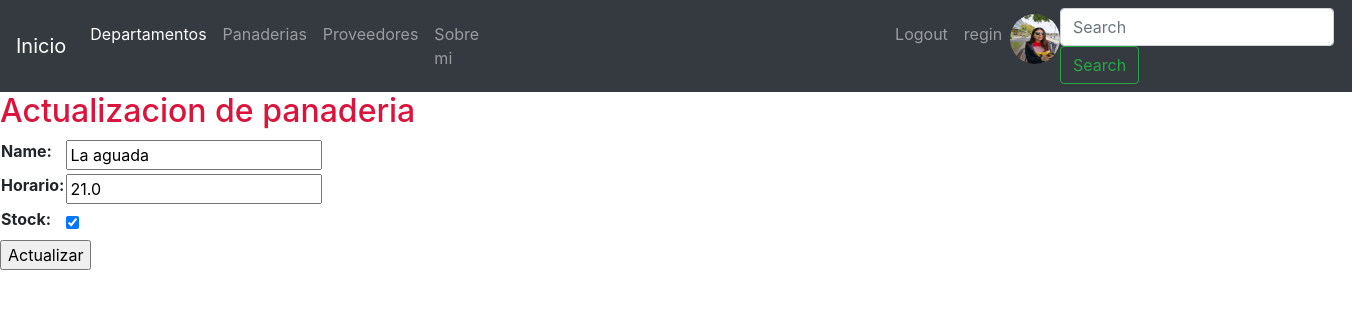
Screenshot of /products/update_panaderia/1/ (signed in) with the database file from the repository.
### users/models.py (models this page shows)
class UserProfile(models.Model):
    user = models.OneToOneField(User, on_delete=models.CASCADE, related_name='profile')
    phone = models.CharField(max_length=25, null=True, blank=True)
    birth_date = models.DateField(blank=True, null=True)
    profile_image = models.ImageField(upload_to='profile_image', null=True, blank=True)

### products/models.py (models this page shows, shortened)
class Panaderia(models.Model):
    name = models.CharField(max_length=100)
    horario = models.FloatField()
    stock = models.BooleanField(default=True)  #está abierta o no

### products/views.py (the view)
# urls.py: path('update_panaderia/<int:pk>/', PanaderiaUpdateView.as_view(), name='panaderia_update'),
class PanaderiaUpdateView(LoginRequiredMixin, UpdateView):
    model = Panaderia
    template_name = 'update_panaderia.html'
    fields = '__all__'
    success_url = '/products/list-panaderias/'

### templates/update_panaderia.html (shortened to what this page needs)
{% extends 'base.html' %}
{% block title %}
    <h2 style="color: crimson;">Actualizacion de panaderia</h2>
{% endblock %}
{% block content %}
{% if form %}
<form action="" method="POST">
    <table>
    {{form.as_table}}
    </table>
    <input type="submit" value="Actualizar">
</form>
{% endif %}
{% endblock %}

### templates/base.html (shortened to what this page needs)
<!DOCTYPE html>
<html lang="en">
<head>
    <link rel="stylesheet" href="https://cdn.jsdelivr.net/npm/bootstrap@4.6.2/dist/css/bootstrap.min.css"
>
</head>
<body>
    <header>
        <nav class="navbar navbar-expand-lg navbar-dark bg-dark">
            <a class="navbar-brand" href="/">Inicio</a>
            <div class="collapse navbar-collapse" id="navbarSupportedContent">
                <ul class="navbar-nav mr-auto">
                    <li class="nav-item active">
                        <a class="nav-link" href="/products/list-products/">Departamentos </a>
                    </li>
                    <li class="nav-item">
                        <a class="nav-link" href="/products/list-panaderias/">Panaderias</a>
                    </li>
                    <li class="nav-item">
                        <a class="nav-link" href="/providers/list_providers/">Proveedores</a>
                    </li>
                    <li class="nav-item" style="margin-right:400px;">
                        <a class="nav-link" href="{% url 'about_me' %}">Sobre mi</a>
                    </li>
                    {% if request.user.is_authenticated %}
                    <li class="nav-item">
                        <a class="nav-link" href="/users/logout/">Logout</a>
                    </li>
                    <li class="nav-item">
                        <a class="nav-link" href="/users/update/">{{request.user.username}}</a>
                    </li>
                        {% if request.user.profile.profile_image.url != '' %}
                            <a href="{% url 'update_user_profile' %}">
                                <img src="{{request.user.profile.profile_image.url}}" alt="profile_image" width="50px" height="50px" style="border-radius: 25px;">
                            </a>
                        {% endif %}
                    {% endif %}
                </ul>
                <form class="form-inline my-2 my-lg-0" action="/products/list-products/" method="GET">
                    <input class="form-control mr-sm-2" type="search" placeholder="Search" aria-label="Search" name="search">
                    <button class="btn btn-outline-success my-2 my-sm-0" type="submit">Search</button>
                </form>
            </div>
        </nav>
    </header>
{% block title %}
{% endblock %}
{% block content %}
{% endblock %}
</body>
</html>

### rows the page displays
Panaderia: name "La aguada", horario "21.0", stock "☑"

### other values shown
{{ request.user.username }} "regin"
